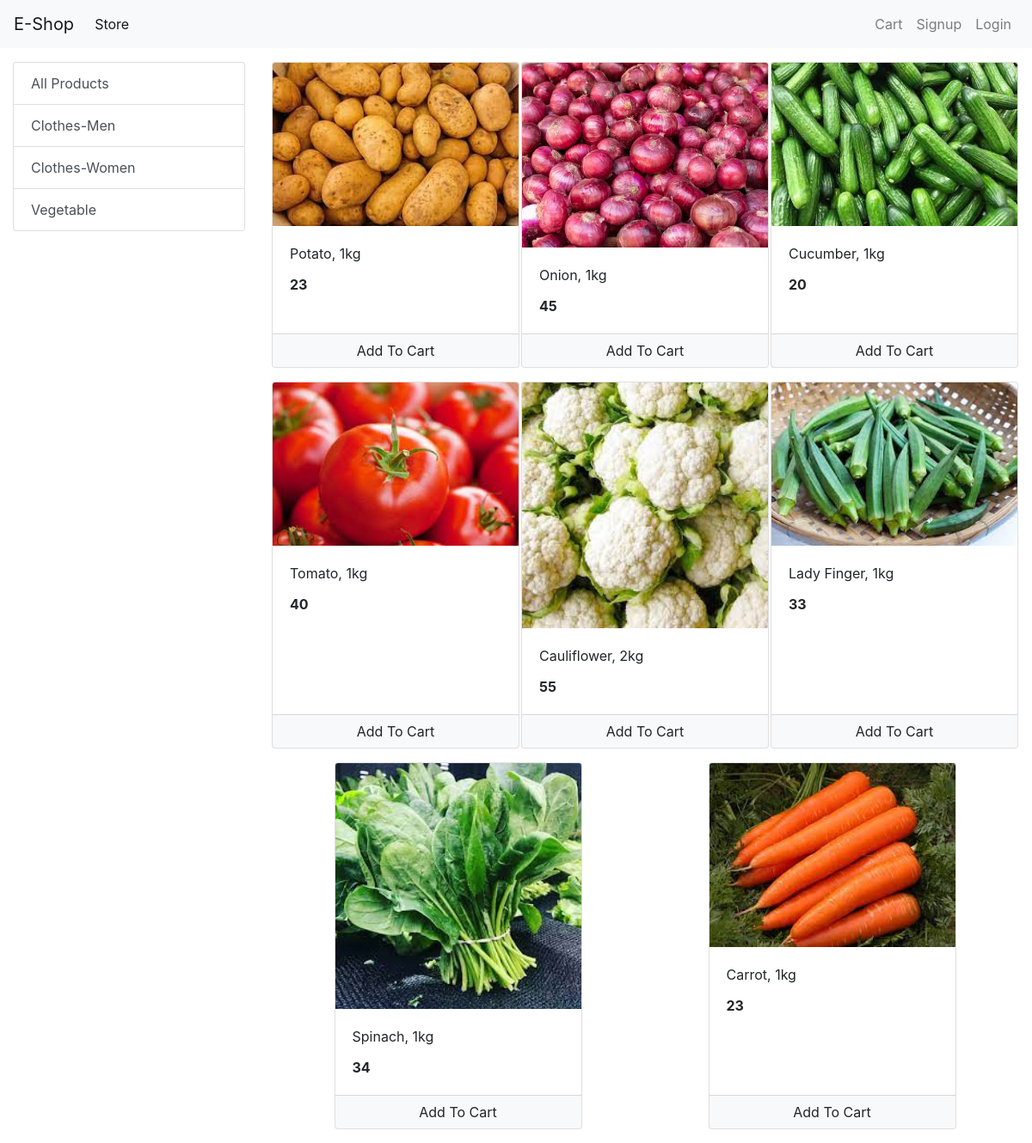
Screenshot of /?category=3 with the database file from the repository.
### store/models/category.py (models this page shows, shortened)
class Category(models.Model):
    name= models.CharField(max_length=20)
    @staticmethod
    def get_all_categories():
        return Category.objects.all()

### store/models/product.py (models this page shows, shortened)
class Product(models.Model):
    name = models.CharField(max_length=50)
    price = models.IntegerField(default=0)
    category = models.ForeignKey(Category, on_delete=models.CASCADE, default=1)  #default category id is given 1
    description = models.CharField(max_length=200, default='', null=True, blank=True)
    image = models.ImageField(upload_to='uploads/products/')
    @staticmethod
    def get_all_products_by_categoryid(category_id):
        if category_id:
          return Product.objects.filter(category = category_id)
        else:
            return Product.get_all_products();

### store/views/home.py (the view, shortened to what this page needs)
# urls.py: path('', Index.as_view(), name='homepage'),
class Index(View):
    def get(self, request):
        products = None
        categories = Category.get_all_categories()
        categoryID = request.GET.get('category')
        if categoryID:
            products = Product.get_all_products_by_categoryid(categoryID)
        else:
            products = Product.get_all_products()
        data = {}
        data['products'] = products
        data['categories'] = categories
        print('you are : ', request.session.get('email'))
        return render(request, 'index.html', data)

### store/templates/index.html (shortened to what this page needs)
{%extends 'base.html' %}
{% block content %}
{% load cart %}
<div class="container-fluid mt-3">
 <div class="row">
<div class="col-lg-3 mx-auto">
  <div class="list-group">
    <a href="/" class="list-group-item list-group-item-action">All Products</a>
    {% for category in categories %}
    <a href="/?category={{category.id}}" class="list-group-item list-group-item-action">{{category.name}}</a>
    {% endfor %}
  </div>
</div>
  <div id='products' class="col-lg-9 mx-auto">
    <div class="row mx-auto">
      {% for product in products %}
      <div class="card mx-auto mb-3" id={{product.id}} style="width: 18rem">
        <img
          class="card-img-top"
          src="{{product.image.url}}"
          alt="Card image cap"
        />
        <div class="card-body">
          <p class="card-title">{{product.name}}</p>
          <p class="card-text"><b>{{product.price}}</b></p>
        </div>
          <div class="card-footer p-0 no-gutter">
            {% if product|is_in_cart:request.session.cart %}
						<div class="row no-gutters">
							<form action="/#{{product.id}}" class="col-2 " method="post">
								{% csrf_token %}
								<input hidden type="text" name='product' value='{{product.id}}'>
								<input hidden type="text" name='remove' value='True'>
								<input type="submit" value=" - " class="btn btn-block btn-light border-right">
							</form>
							<div class="text-center col">{{product|cart_quantity:request.session.cart}} in Cart</div>
							<form action="/#{{product.id}}" class="col-2 " method="post">
								{% csrf_token %}
								<input hidden type="text" name='product' value='{{product.id}}'>
								<input type="submit" value=" + " class="btn btn-block btn-light border-left">
							</form>
						</div>
            {% else %}
						<form action="/#{{product.id}}" method="POST" class="btn-block">
							<input type="submit" class="float-right btn btn-light  form-control"
								value="Add To Cart">
						</form>
						{% endif %}
          </div>
      </div>
      {% endfor %}
    </div>
  </div>
 </div>
</div>
{% endblock%}

### rows the page displays
Category: name "Clothes-Men"
Category: name "Clothes-Women"
Category: name "Vegetable"
Product: image (picture), name "Potato, 1kg", price "23"
Product: image (picture), name "Onion, 1kg", price "45"
Product: image (picture), name "Cucumber, 1kg", price "20"
Product: image (picture), name "Tomato, 1kg", price "40"
Product: image (picture), name "Cauliflower, 2kg", price "55"
Product: image (picture), name "Lady Finger, 1kg", price "33"
Product: image (picture), name "Spinach, 1kg", price "34"
Product: image (picture), name "Carrot, 1kg", price "23"
